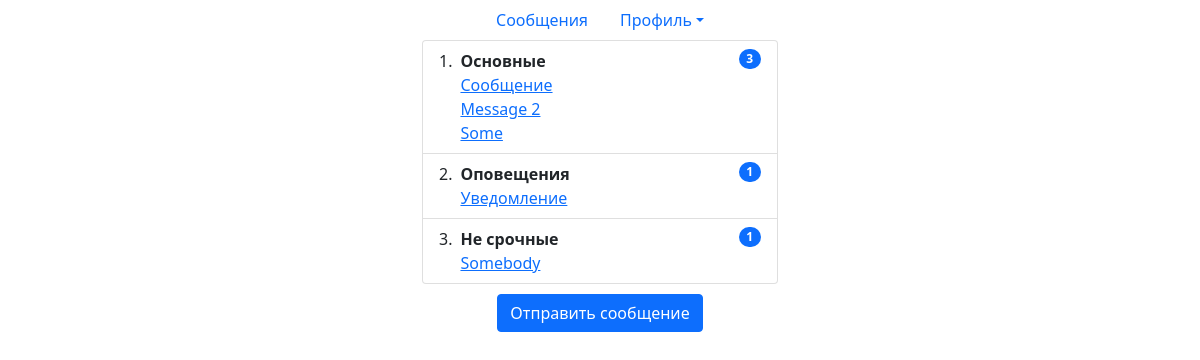
Screenshot of /posts.php (signed in) with the database file from the repository.
### tables this page shows
CREATE TABLE `messages` (
  `id` int NOT NULL,
  `group_id` int NOT NULL,
  `title` varchar(255) NOT NULL,
  `text` text NOT NULL,
  `sendler_id` varchar(96) NOT NULL,
  `receiver_id` varchar(96) NOT NULL,
  `readed` tinyint(1) NOT NULL DEFAULT '0',
  `date_added` datetime NOT NULL DEFAULT CURRENT_TIMESTAMP
);

### model/model.php (called while the page is built, shortened)
<?php
function connectBD(){
    $mysqli = new mysqli(HOSTNAME, USERNAME, PASSWORD, DBNAME);
    return $mysqli;
}
function getUser($id){
    $mysqli = connectBD();
    $query = "SELECT * FROM `users` LEFT JOIN `user_groups` ON users.id = user_groups.user_id  WHERE `id` = $id";
    $result = $mysqli->query($query);
    return $result;
}
function getUserMessages($id_user, $group_id){
    $mysqli = connectBD();
    $query = "SELECT * FROM `messages` WHERE (`sendler_id` = $id_user OR `receiver_id` = $id_user) AND `group_id`= $group_id";
    $result = $mysqli->query($query);
    $row = $result->fetch_all(MYSQLI_ASSOC);
    return $row;
}
function getGroups($id_user){
    $mysqli = connectBD();
    $query = "SELECT * FROM `message_group` WHERE `user_id` = $id_user OR `receiver_id` = $id_user";
    $result = $mysqli->query($query);
    $row = $result->fetch_all(MYSQLI_ASSOC);
    return $row;
}

### controller/controller.php (called while the page is built, shortened)
<?php
$path = $_SERVER['DOCUMENT_ROOT'];
include_once "$path/cassoft/model/model.php";
function getUserInfo($id){
    $result = getUser($id);
    $row = $result->fetch_all(MYSQLI_ASSOC);
    foreach ($row as $key => $value) {
        $groups[] = $value['description'];
        $data = array(
            'id' => $value['id'],
            'status' => $value['status'],
            'name' => $value['name'],
            'email' => $value['email'],
            'phone' => $value['phone'],
            'password' => $value['password'],
            'newsletter' => $value['newsletter'],
            'groups' => $groups
        );
    }
    return $data;
}
function getMessageGroups($id_user){
    $row = getGroups($id_user);
    foreach($row as $value){
        $group_id = $value['id'];
        $group_title = $value['group_title'];
        $rowMes = getUserMessages($id_user, $group_id);
        $messages[$group_title] = $rowMes;
    }
    return $messages;
}

### posts.php (the view, shortened to what this page needs)
<?php include_once "common/header.php";?>
<div class = "container">
    <div class="row justify-content-center">
        <div class="col-4">
            <?php (isset($_SESSION)) ? '' : session_start(); if(isset($_SESSION['id'])){ $data = getUserInfo($_SESSION['id']);
                    foreach ($data['groups'] as $group) {
                        if($group == 'Проверенные пользователи' || $group == 'Администратор'){
                            $messages = getMessageGroups($_SESSION['id']);?>
                            <ol class="list-group list-group-numbered">
                            <?php foreach($messages as $group => $mess){?>
                                <li class="list-group-item d-flex justify-content-between align-items-start">
                                    <div class="ms-2 me-auto">
                                        <div class="fw-bold"><?php echo $group?></div>
                                            <?php foreach($mess as $message){?>
                                                <div><a href="message.php?id=<?php echo $message['id'];?>"><?php echo $message['title'];?></a></div>
                                            <?php }?>
                                    </div>
                                    <span class="badge bg-primary rounded-pill"><?php echo count($mess);?></span>
                                    <?php }?>
                                </li>
                                </ol>
                                <div class="col align-self-center" style="text-align: center;margin-top: 10px;">
                                    <a class="btn btn-primary" href="add_post.php" role="button">Отправить сообщение</a>
                                </div>
                    <?php break; }else{ ?>
                            Вы не можете просматривать сообщения
                        <?php break; } ?>
                    <?php } ?>
            <?php } ?>
            </div>
        </div>
    </div>
</body>
</html>

### rows the page displays
messages: title "Сообщение"
messages: title "Message 2"
messages: title "Some"
messages: title "Уведомление"
messages: title "Somebody"

### other values shown
$group "Основные"
count($mess) "3"
$group "Оповещения"
count($mess) "1"
$group "Не срочные"
